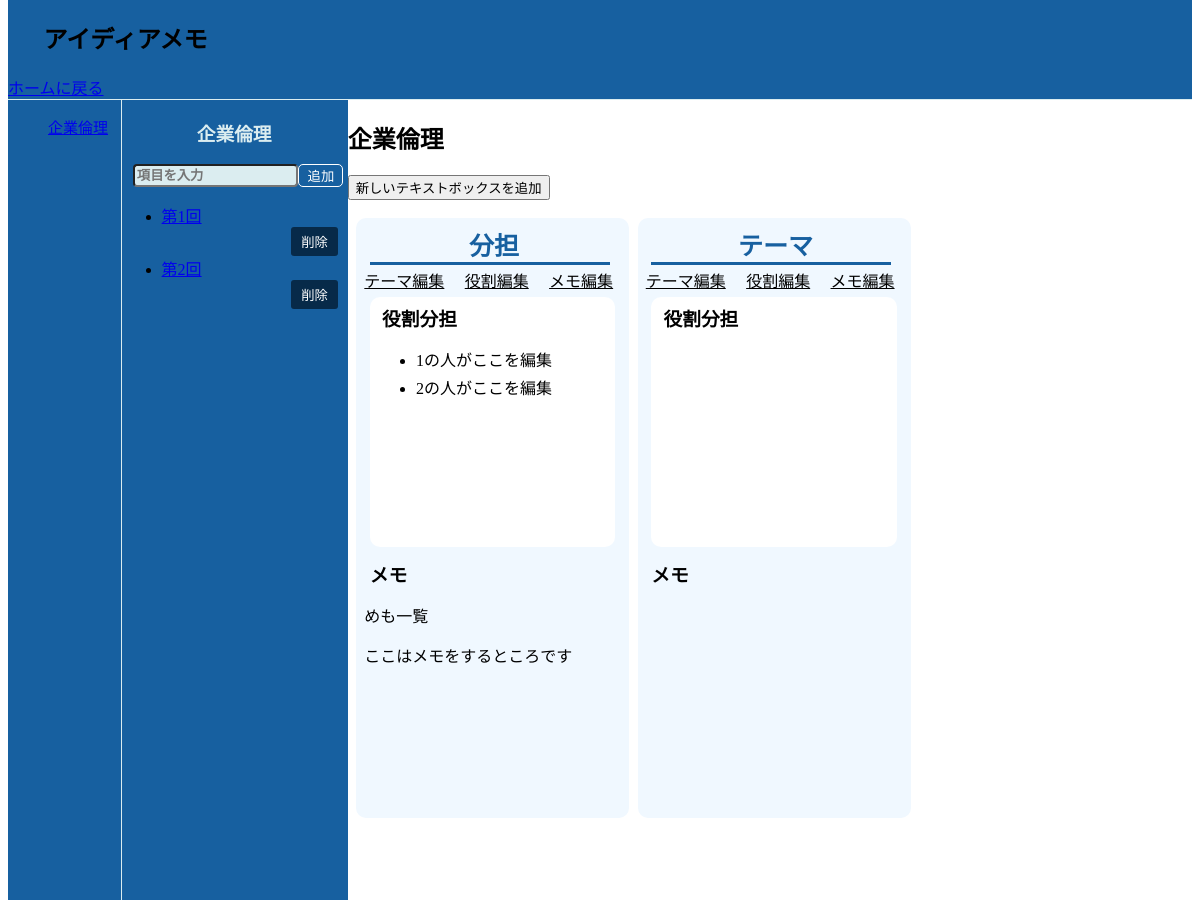
The app's page /group/1 (signed in), older data.
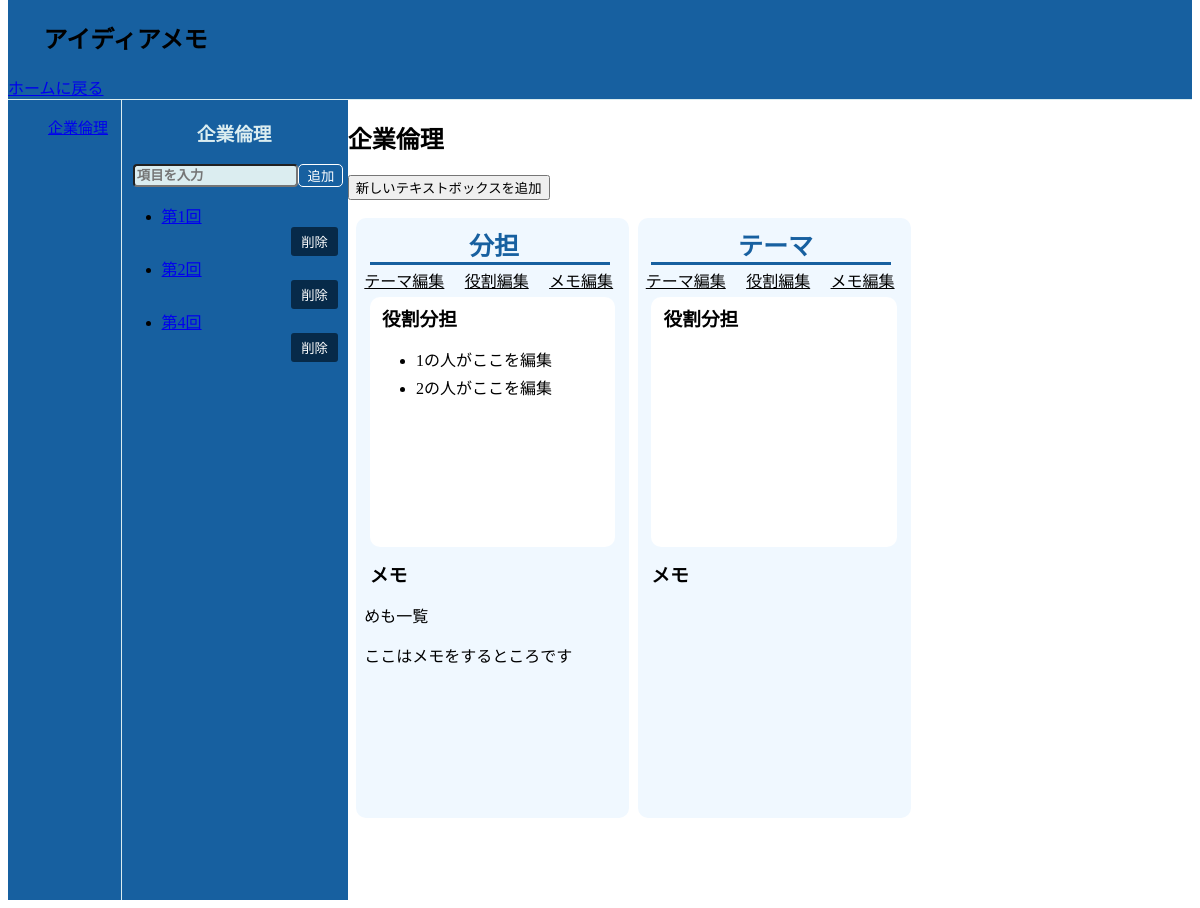
The same page, newer data.
### app.py (models this page shows)
class Group(db.Model):
    id = db.Column(db.Integer, primary_key=True)
    name = db.Column(db.String(10), nullable=False)
    created_at = db.Column(db.DateTime, default=datetime.now(pytz.timezone('Asia/Tokyo')))
    members = db.relationship("User", secondary="user_group", back_populates="groups")
    description = db.Column(db.Text, nullable=True)  # グループの説明
    messages = db.relationship('Message', backref='group', lazy=True)  # メッセージとのリレーション
    roles = db.Column(db.Text, nullable=True)  # 役割分担

class Item(db.Model):
    id = db.Column(db.Integer, primary_key=True)
    title = db.Column(db.String(255), nullable=False)
    group_id = db.Column(db.Integer, db.ForeignKey('group.id'), nullable=False)
    group = db.relationship('Group', backref=db.backref('items', lazy=True))
    themes = db.relationship('Theme', backref='related_item', lazy=True)  # 'item' から 'related_item' に変更

class Message(db.Model):
    id = db.Column(db.Integer, primary_key=True)
    content = db.Column(db.Text, nullable=False)
    created_at = db.Column(db.DateTime, default=datetime.now(pytz.timezone('Asia/Tokyo')))
    group_id = db.Column(db.Integer, db.ForeignKey('group.id'), nullable=False)
    user_id = db.Column(db.Integer, db.ForeignKey('user.id'), nullable=False)

### app.py (the view, shortened to what this page needs)
@app.route('/group/<int:group_id>', methods=['GET', 'POST'])
@login_required
def group_page(group_id):
    group = Group.query.get_or_404(group_id)
    user_groups = current_user.groups  # 現在のユーザーが所属するグループを取得
    items = Item.query.filter_by(group_id=group_id).all()  # グループに関連するアイテムを取得
    members=group.members
    for item in items:
        item.themes  # これで関連するテーマを取得可能
    return render_template('group.html', group=group,members=members, groups=user_groups, items=items)

### app.py (called while the page is built)
@login_manager.user_loader #これは書くだけで大丈夫そう(?)
def load_user(user_id):
    return User.query.get(int(user_id))

### templates/group.html (shortened to what this page needs)
{% extends "base.html" %}
{% block content %}
<form action="/group/{{ group.id }}" method="POST">
<nav class="navbar">
    <h1>アイディアメモ</h1>
    <a href="/">ホームに戻る</a>
</nav>
<div class="content">
    <div class="app">
        {% if groups %}
        <ul>
        {% for group in groups %}
            <li class="group-list">
                <a href="/group/{{ group.id }}">{{ group.name }}</a>
            </li>
        {% endfor %}
        </ul>
        {% else %}
        <p>まだグループに所属していません。</p>
        {% endif %}
    </div>
    <div class="item-p">
        <h3>{{ group.name }}</h3>
        <div class="item-grid">
        <input type="text" name="item_title" placeholder="項目を入力" class="item-btn" id="addItemInput">
        <button type="submit" id="addItemBtn">追加</button>
        </div>
        {% if items %}
        <ul>
        {% for item in items %}
        <li id="item-{{ item.id }}" class="item">
            <a href="/item/{{ item.id }}" class="item-link">{{ item.title }}</a>
            <form action="/group/{{ group.id }}/delete/{{ item.id }}" method="POST" style="display:inline;">
                <button type="submit" class="btn-delete">削除</button>
            </form>
        </li>
        {% endfor %}
        </ul>
        {% else %}
        <p>まだ項目がありません。</p>
        {% endif %}
    </div>
    <div class="board">
        <h2>{{ group.name }}</h2>
    <button id="addBoxBtn">新しいテキストボックスを追加</button>
    <br><br>
    <div class="box-area">
        <div class="box-box">
            <h3 class="box-title"><div class=theme>{{ group.description }}</div></h3>
            <br>
            <a href="{{ url_for('edit_group_content', group_id=group.id, target='テーマ') }}" class="edit">テーマ編集</a>
            <a href="{{ url_for('edit_group_content', group_id=group.id, target='役割') }}" class="edit">役割編集</a>
            <a href="{{ url_for('edit_group_content', group_id=group.id, target='メモ') }}" class="edit">メモ編集</a>
            <div class="role">
                <h3 class="role-title">役割分担</h3>
                <div class="role-role">
                    <ul>
                        {% for role in group.roles.split(',') %}
                            <li>{{ role }}</li>
                        {% endfor %}
                    </ul>
                </div>
            </div>
            <div class="memo">
                <h3 class="role-title">メモ</h3>
                <div class="memo-memo">
                    {% for message in group.messages %}
                        <p>{{ message.content }}</p>
                    {% endfor %}
                </div>
            </div>
        </div>
        <div class="box-box">
            <h3 class="box-title"><div class=theme>テーマ</div></h3>
            <br>
            <a href="{{ url_for('edit_group_content', group_id=group.id, target='テーマ') }}" class="edit">テーマ編集</a>
            <a href="{{ url_for('edit_group_content', group_id=group.id, target='役割') }}" class="edit">役割編集</a>
            <a href="{{ url_for('edit_group_content', group_id=group.id, target='メモ') }}" class="edit">メモ編集</a>
            <div class="role">
                <h3 class="role-title">役割分担</h3>
            </div>
            <div class="memo">
                <h3 class="role-title">メモ</h3>
            </div>
        </div>
    </div>
    </div>
</div>
</form>
{% endblock %}

### templates/base.html (shortened to what this page needs)
<!DOCTYPE html>
<html lang="ja">
<head>
    <link href="{{url_for('static', filename='style.css')}}" rel="stylesheet" type="text/css">
</head>
<body>
    {% block content%}
    {% endblock %}
</body>
</html>

### static/style.css (style rules this page uses)
body { margin-top:0; font-family: UD デジタル 教科書体 NP-R; }
.navbar { margin-top: 0; background-color: #1760a0; display: inline-block; width:100%; border-bottom:solid 1px #dbedf0; }
.navbar h1 { margin-left: 3%; }
.content { display: flex; height:100vh; width:100%; }
.app { width:10%; background-color: #1760a0; border-right:solid 1px #dbedf0; }
.item-p { width:20%; background-color: #1760a0; border-right: solid 1px #1760a0; }
.item { width: 100%; background-color: #1760a0; border-right: solid 1px #1760a0; }
.board { width:75%; }
button#addItemBtn { margin:5%; width:90%; color:#dbedf0; background-color: #1760a0; border:solid 1px #dbedf0; border-radius: 5px; margin-top: 0; font-size: 20px; font-family: UD デジタル 教科書体 NP-R; }
button#addItemBtn { margin: 0%; width: 20%; color: #ffffff; background-color: #1760a0; border: solid 1.5px #ffffff; border-radius: 5px; margin-top: 0; font-size: 10pt; font-weight: 500; font-family: UD デジタル 教科書体 NP-R; }
.btn-delete { margin-left: 70%; }
.item-btn { margin-top:0; margin-left: 5%; margin-right: 0; width:70%; background-color: #dbedf0; border-radius: 4px; cursor: auto; min-width: 10pt; display: flex; justify-content: center; font-weight: bold; transition: all 0.1s ease-out; }
.item-grid { display: flex; }
h3 { color:#dbedf0; text-align: center; }
.group-list { margin-top: 10%; list-style: none; font-size: 15px; }
.btn-delete { background-color:#072a49; color: white; border: none; padding: 5px 10px; cursor: pointer; border-radius: 3px; }
.box-box { height:600px; background-color: aliceblue; border-radius: 10px; margin-left:3%; }
.role { height:250px; background-color: #fff; border-radius: 10px; margin-left: 5%; margin-right: 5%; }
.box-title { color:#1760a0; font-family:UD デジタル 教科書体 NP-R ; font-weight: 700; font-size: 25px; margin-bottom: 1%; display: inline-block; padding-left: 3%; margin-left:5%; margin-top:3%; width:85%; border-bottom:solid #1760a0; display: inline-block; }
.role-title { margin-top:5px; color:black; text-align: left; margin-left:5%; padding-top:3%; margin-bottom: 0; }
a.edit { margin-left:30px; margin:2% 3%; color:black }
.role li { margin:2% 3%; }
.memo-memo { margin:0 3%; }
.box-area { display: grid; grid-template-columns: 1fr 1fr 1fr; }

Row changes from the older to the newer data that the page shows:
added Item: title "第4回"
